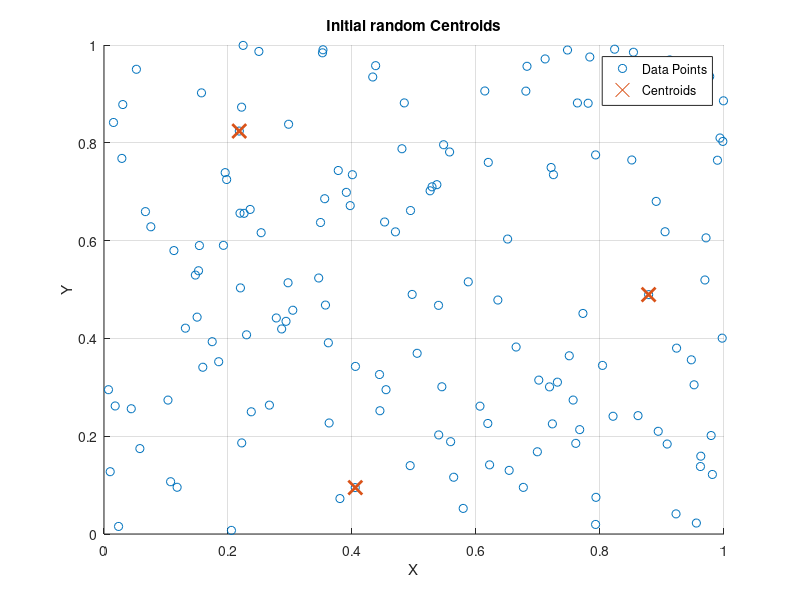

MATLAB code to generate this figure:
% Clear previous data and figure
clc; clear; close all;

%%%%%%% TODO %%%%%%%
% Generate 150 vectors each with 2 random elements.
% Use function 'rand(number, dimension)'.
data = rand(150, 2); 
%%%%%%%%%%%%%%%%%%%%

% Declare the variable k
k = 3;

%%%%%%% TODO %%%%%%%
% Extract k initial centroids from data
% 'ridx' is index of centroid.
% Use function 'randperm(size(input, dimension of input), num of centroid)'
ridx = randperm(size(data,1), k);        % Randomly select k unique indices
%%%%%%%%%%%%%%%%%%%%
centroids = data(ridx, :); % Select the rows (vectors) at these indices to be centroids


% Visualization
figure; % Create a new figure window
hold on; % Hold on to draw multiple graphic objects on the same axes

% Plot the data points
scatter(data(:,1), data(:,2), 'o'); % Use 'o' marker to plot data points

% Plot the centroids
scatter(centroids(:,1), centroids(:,2), 100, 'x', 'LineWidth', 2); 

title('Initial random Centroids');
xlabel('X');
ylabel('Y');
legend('Data Points', 'Centroids', 'Location', 'best');
grid on; % Turn on the grid
hold off; % Finish drawing
